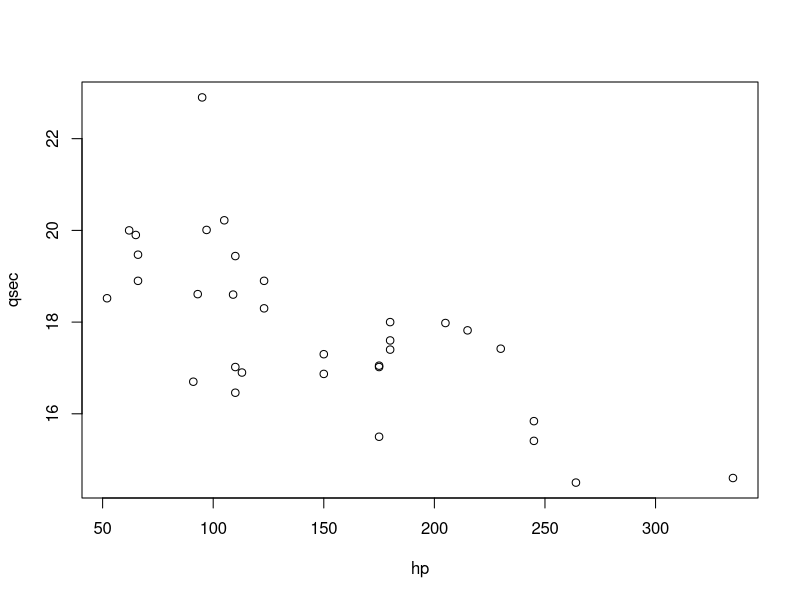
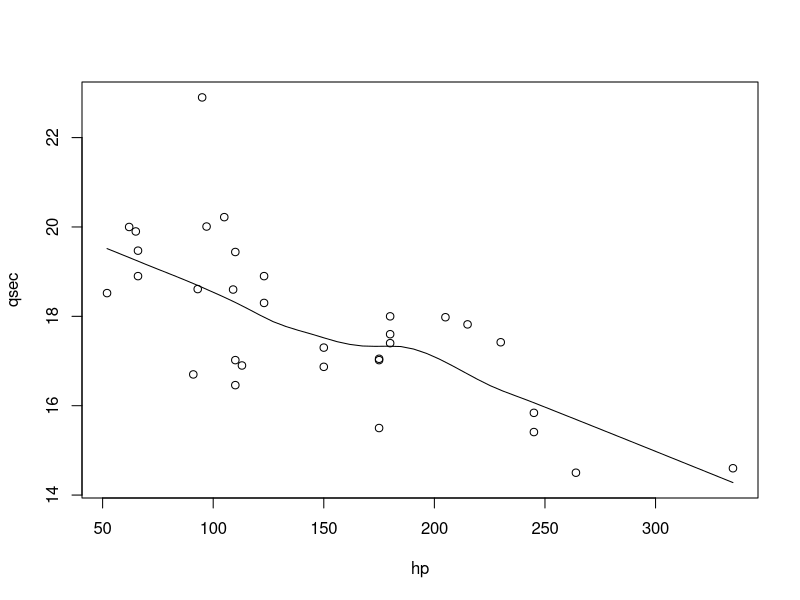
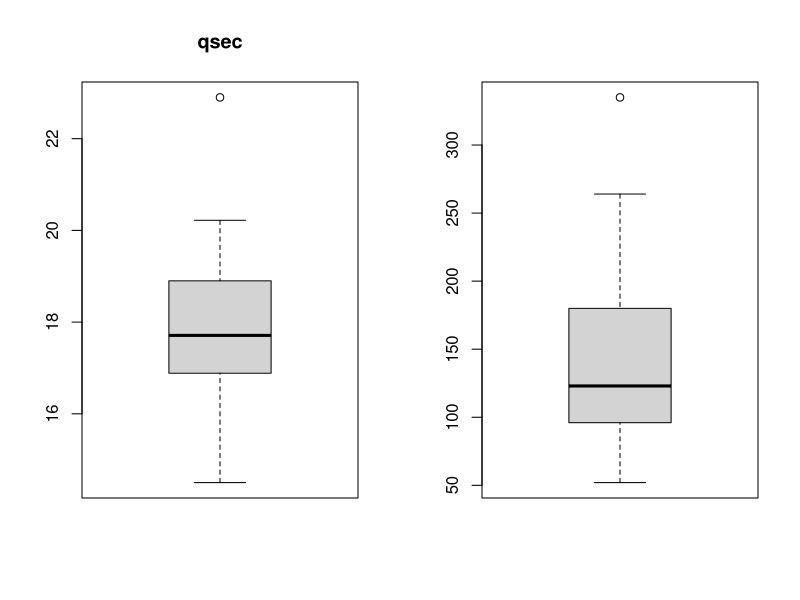

R code for these plots, in order: (Note: this script raises an error after producing the figures.)
library(tidyverse)
# load data
my_data <- mtcars
attach(my_data)
# plot data that you want to model in our case we want to predict qsec based on hp
plot(qsec~hp) # simple scatter plot
scatter.smooth(qsec~hp) 
par(mfrow=c(1,2))
boxplot(qsec, main = 'qsec')
boxplot(hp)
cor(qsec,hp)
# add a column of ones to x
X_hp <- hp
X_hp <- cbind(x0 = rep(1,nrow(my_data)),x1 = X_hp)
Y <- qsec
theta <- rep(0,ncol(X_hp)) # initialize thetas
# some gradient descent settings
iterations <- 1500
alpha <- 0.01
# data set from Andrew NG ML course
X_NG <- ex1data1$V1
X_NG <- cbind(x0 = rep(1,nrow(ex1data1)),x1 = X_NG)
y_NG <- ex1data1$V2

# run gradient descent to find optimal thetas
min_J = gradient.descent(X_NG, y_NG, theta, alpha = 0.01, num_iters = 4000)
# compare with linear regression function
lin.reg.model <- lm(y_NG~X_NG[,2])
coefs <- lin.reg.model$coefficients
#plot the residuals of the linear regression model
plot(lin.reg.model$residuals, pch = 16, col = "red")
